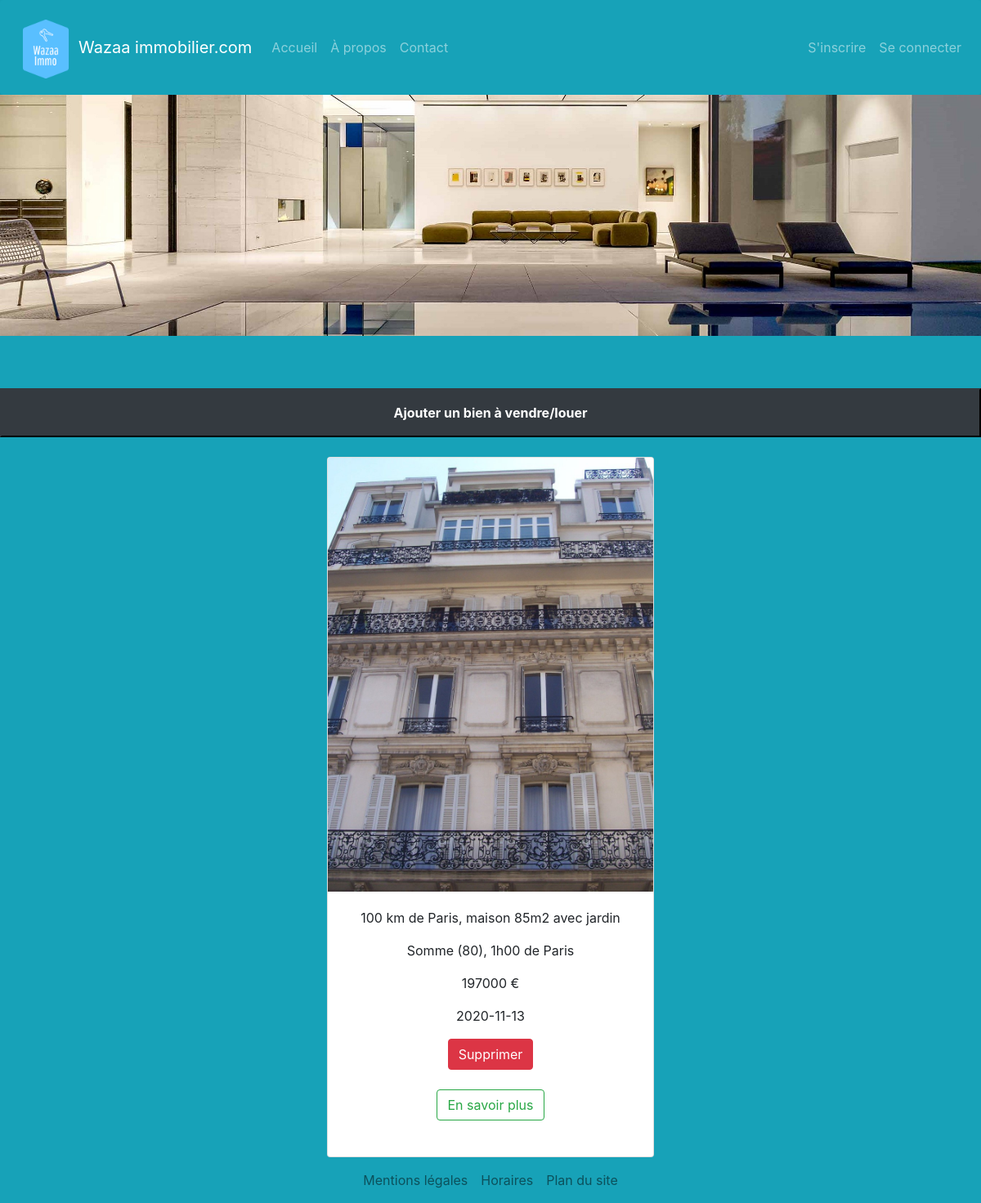
The app's page /Wazaimmo/php/index.php with its own data.
### tables this page shows
CREATE TABLE IF NOT EXISTS `annonces` (
  `an_photo` varchar(4) DEFAULT 'jpg' COMMENT 'Extension de la photo',
  `an_id` int UNSIGNED NOT NULL AUTO_INCREMENT COMMENT 'Identifiant / Clé primaire',
  `an_offre` varchar(2) NOT NULL COMMENT 'Type d''offre. Lettres A, L ou V.',
  `an_type` varchar(20) NOT NULL COMMENT 'Type de bien',
  `an_pieces` varchar(20) NOT NULL DEFAULT '1' COMMENT 'Nombre de pièces (facultatif)',
  `an_ref` varchar(10) NOT NULL COMMENT 'Référence de l''annonce',
  `an_titre` varchar(200) NOT NULL COMMENT 'Titre',
  `an_description` mediumtext NOT NULL COMMENT 'Description',
  `an_local` varchar(100) NOT NULL,
  `an_surf_hab` smallint DEFAULT NULL COMMENT 'Surface habitable (mètres carrés)',
  `an_surf_tot` int NOT NULL COMMENT 'Surface totale/terrain (mètres carrés)',
  `an_prix` int NOT NULL COMMENT 'Prix en euros',
  `an_diagnostic` char(1) NOT NULL COMMENT 'Lettre du diagnostic : A à G + V pour vierge ',
  `an_d_ajout` date NOT NULL COMMENT 'Date d''ajout',
  `an_d_modif` datetime DEFAULT NULL COMMENT 'Date de modification',
  PRIMARY KEY (`an_id`)
);

### Wazaimmo/php/index.php (the view, shortened to what this page needs)
<?php
    include("header.php");
    $db=connect();
?>
<?php
$requete = "SELECT * FROM annonces";
$result = $db->query($requete);?>
<div><br><br>
        <a href="ajout.php" title="lien vers le formulaire d'ajout">
            <button type="submit" class="col-12 bbtn btn-dark p-3"><strong>Ajouter un bien à vendre/louer</strong>
            </button>
        </a><br>
    <br>
</div>
<?php while ($row = $result->fetch(PDO::FETCH_OBJ))
{ ?>
        <div class="card" style="width: 25rem;">
<?php echo "<img src='annexes/photos/annonce_1/1-1.jpg' alt='photo_1' width='400' class='card-img-top' >"?>
        <div class="card-body">
    <p class="text align-middle text-center"><?php echo $row->an_titre ?></p>
    <p class="text align-middle text-center"><?php echo $row->an_local ?></p>
    <p class="text align-middle text-center"><?php echo $row->an_prix ?> €</p>
    <p class="text align-middle text-center"><?php echo $row->an_d_ajout ?></p>
        <div class="text align-middle text-center">
<a href="suppression.php?an_id=<?php echo $row->an_id?>"  class="btn btn-danger" title="Suppresion" onclick="Suppression();">Supprimer</a>
<br>
<br>
<a href="ensavoirplus.php?an_id=<?php echo $row->an_id ?>"  class="btn btn-outline-success">En savoir plus</a>
        </div><br>
        </div>
        </div>
<?php
}
?>
<?php
    include("footer.php");
?>

### Wazaimmo/php/style.css (style rules this page uses)
.card { margin: auto; }

### records on screen
annonces: an_titre "100 km de Paris, maison 85m2 avec jardin", an_local "Somme (80), 1h00 de Paris", an_prix "197000", an_d_ajout "2020-11-13"
